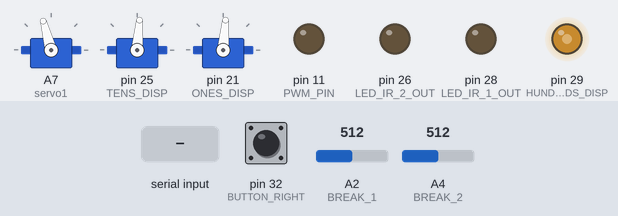
This sketch was run on a simulated Arduino Mega 2560, built with avr-gcc and run on an emulated ATmega2560. Shown: 3 × servo, output pins drawn as LEDs (lit = HIGH). Wiring (inferred from the names in the program): 2 × servo: signal pin 21 / signal pin 25. Inputs (shaded band) come from the test bench; at power-on: A2 (BREAK_1) = 512, A4 (BREAK_2) = 512, pin 32 (BUTTON_RIGHT) HIGH. Servo pulses on a pin are drawn as a servo (544–2400 µs = 0–180°); pins used as bus, display or sensor lines are not drawn.

Above: at 1.2 s.
1.3 s: A2 (BREAK_1) set to 268
2.8 s: A2 (BREAK_1) set to 238
At 4.0 s:
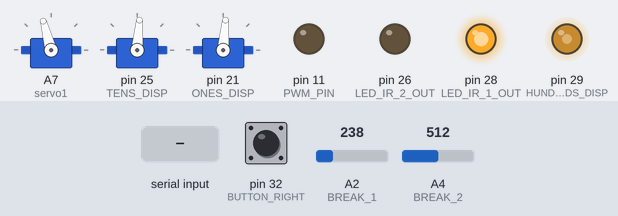
4.3 s: A4 (BREAK_2) set to 265
7.3 s: A4 (BREAK_2) set to 240
At 9.8 s:
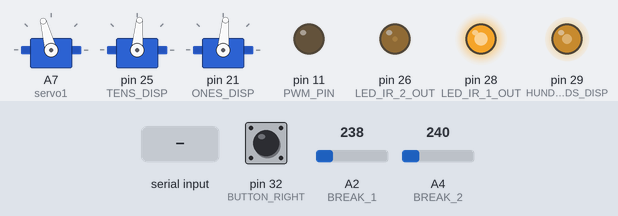
10.3 s: pin 32 (BUTTON_RIGHT) pulled LOW for 0.15 s
At 11.5 s:
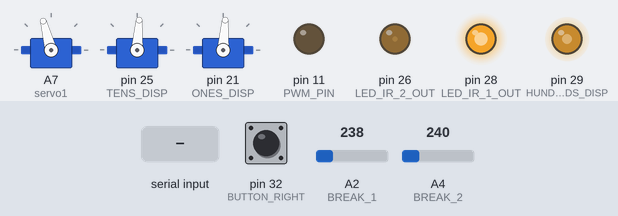
13.3 s: "1" received over Serial
At 15.7 s:
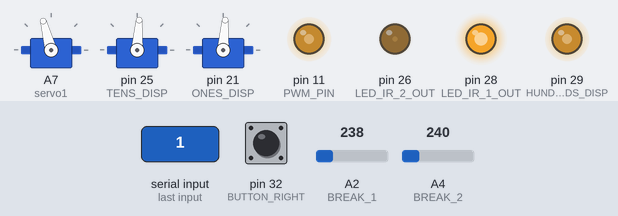
Timing chart, 0 to 17.1 s (numbered marks = the images above; inputs shaded):
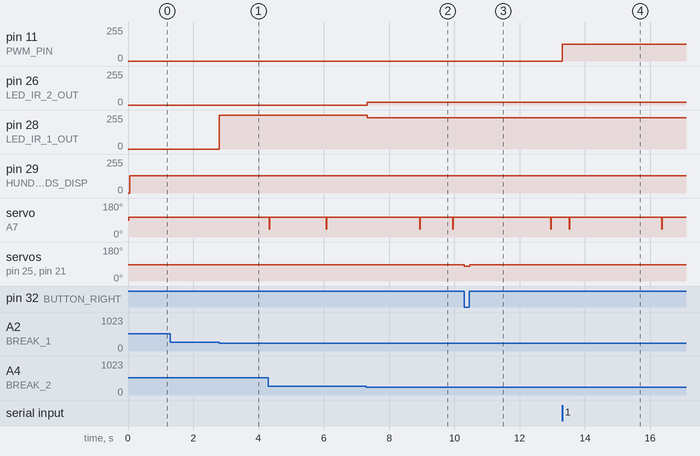

Measured:
- the behaviour switches between 255 and 254 on A2 (BREAK_1) (found by bisection; images 0 and 1)
- the behaviour switches between 255 and 254 on A4 (BREAK_2) (found by bisection; images 1 and 2)
- after the input at 1.3 s, every drawn part: stays the same
- after the input at 2.8 s, pin 28 (LED_IR_1_OUT): 0/255 → 255/255 at once
- after the input at 7.3 s, pin 26 (LED_IR_2_OUT): 0/255 → 22/255 at once; pin 28 (LED_IR_1_OUT): 255/255 → 234/255 at once; servo on A7 (servo1): alternates 105° for 0.99 s and 40° for 0.02 s, starting after 1.6 s
- after the input at 10.3 s, servo on pin 25 (TENS_DISP), servo on pin 21 (ONES_DISP): 85° → 79° at once, → 86° 0.16 s later
- after the input at 13.3 s, pin 11 (PWM_PIN): 0/255 → 125/255 at once
- by itself, servo on A7 (servo1): alternates 105° for 1.7 s and 40° for 0.02 s

The sketch:

DanPWM7Seg.ino
```cpp
#include <Servo.h>
#include <LiquidCrystal.h>

Servo servo1;

#define PWM_PIN 11
#define BREAK_1 A2
#define BREAK_2 A4
#define BUTTON_RIGHT 32
#define IR_PIN_1 34
#define IR_PIN_2 36
#define LED_IR_1_OUT 28
#define LED_IR_2_OUT 26
#define LIGHT_THRESHOLD 255
#define LIGHT_TIME 75

#define A_SSD 48
#define B_SSD 46
#define C_SSD 44
#define D_SSD 42
#define ONES_DISP 21
#define TENS_DISP 25
#define HUNDREDS_DISP 29

int v2;
long delayCount1 = 0;
long delayCount2;
int ir1Reading;
int ir2Reading;
int fingCount;
unsigned long SSD_Counter;
int SSD_Num = 1;
unsigned long flag_timer;
unsigned long flag_time;


void setup()  {
	//Yes this setup is a bit disgusting, but there's no other way to do it
	pinMode(1, OUTPUT);
	pinMode(IR_PIN_1, INPUT);
	pinMode(IR_PIN_2, INPUT);
	pinMode(BREAK_1, INPUT);
	pinMode(BREAK_2, INPUT);
	pinMode(LED_IR_1_OUT, OUTPUT);
	pinMode(LED_IR_2_OUT, OUTPUT);
	pinMode(A_SSD, OUTPUT);
	pinMode(B_SSD, OUTPUT);
	pinMode(C_SSD, OUTPUT);
	pinMode(D_SSD, OUTPUT);
	pinMode(BUTTON_RIGHT, INPUT_PULLUP);
        pinMode(ONES_DISP, OUTPUT);
        pinMode(TENS_DISP, OUTPUT);
        pinMode(HUNDREDS_DISP, OUTPUT);
	Serial.begin(9600);
	servo1.attach(A7);
	//digitalWrite(LEDTest, HIGH);

	//attachInterrupt(1, int0_isr, FALLING);

}

void loop() {

        delay(1);
        // Increment the counter quickly to allow multi-plexing for SSD
        // Use SSD_Num whenever writing to speedometer
        SSD_Counter++;
        if(SSD_Counter%2 == 0) SSD_Num = 3;
        else if(SSD_Counter%3 == 0) SSD_Num = 1;
        else SSD_Num = 2;

        writeDigits(SSD_Num, 740);

        // Read the serial input and set the track PWM
	if (Serial.available() > 0){
		char letter = Serial.read();
		if (letter == '1'){
			fingCount = 1;
                        v2 = 125;
		}
		else if (letter == '2'){
  			fingCount = 2;
                        v2 = 255;
		}
		else if (letter == '0'){
                        fingCount = 0;
                        v2 = 0;
		}
	}
       	analogWrite(PWM_PIN, v2);

        // If the button is pressed wave the flag back and forth between 40 and 105 degrees
        flag_time = millis();
	if (digitalRead(BUTTON_RIGHT) == 1) {
                flag_timer = millis();
		servo1.write(40);
	}


        if(flag_time - flag_timer > 1200 && flag_time - flag_timer < 1500){
           servo1.write(105);
        } else if(flag_time - flag_timer > 900){
          servo1.write(40);
        } else if(flag_time - flag_timer > 600){
          servo1.write(105);
        } else if(flag_time - flag_timer > 300){
             servo1.write(105);
        } else {
          servo1.write(105);
        }

	if(analogRead(BREAK_2)< LIGHT_THRESHOLD){
           digitalWrite(LED_IR_2_OUT, HIGH);
           digitalWrite(LED_IR_1_OUT,LOW);
        }
        if(analogRead(BREAK_1) < LIGHT_THRESHOLD){
          digitalWrite(LED_IR_1_OUT, HIGH);
          digitalWrite(LED_IR_2_OUT, LOW);
        }


	// Read motion sensors and set each section of LEDs
	/*delayCount2 = millis();

		if (analogRead(BREAK_1) < LIGHT_THRESHOLD){
			delay(LIGHT_TIME);
			if (analogRead(BREAK_1) < LIGHT_THRESHOLD){
				digitalWrite(LED_IR_1_OUT, HIGH);
				delayCount1 = millis();
				//digitalWrite(LED_IR_2_OUT, LOW);
			}
		}
		if ((delayCount2 - delayCount1) > 1000){
			digitalWrite(LED_IR_1_OUT, LOW);
		}*/


/*	if (analogRead(BREAK_2) < LIGHT_THRESHOLD){
		delay(LIGHT_TIME);
		if (analogRead(BREAK_1) < LIGHT_THRESHOLD){
			digitalWrite(LED_IR_2_OUT, HIGH);
			digitalWrite(LED_IR_1_OUT, LOW);
		}
	}
*/

}

/*
Description: Writes up to three numbers to separate Seven Segment Displays

Inputs
SSDNum: The Seven Segment Display being written to
number: multi digit number to be written

Outputs
-------

*/
void writeDigits(char SSDNum, char number){
        int ones, tens, hundreds, varNum;
        // Split the written number into single digits

        /*if(number >99){
          ones = number%10;
          tens = (number/10)%10;
          hundreds = number/100;
        }else if(number > 9){
          ones = number%10;
          tens = number/10;
          hundreds = 0;
        }else{
          ones = number;
          tens = 0;
          hundreds = 0;
        }*/

        ones = 0;
        tens = 4;
        hundreds = 7;

	//Decide which Seven Segment Display to write to
	// 1 = ones digit   2 = tens digit  3 = hundreds digit
	if (SSDNum == 1){
            digitalWrite(ONES_DISP, HIGH);
            digitalWrite(TENS_DISP, LOW);
            digitalWrite(HUNDREDS_DISP, LOW);
            varNum = ones;
	}
	else if (SSDNum == 2){
            digitalWrite(ONES_DISP, LOW);
            digitalWrite(TENS_DISP, HIGH);
            digitalWrite(HUNDREDS_DISP, LOW);
            varNum = tens;
	}
	else if (SSDNum == 3){
            digitalWrite(ONES_DISP, LOW);
            digitalWrite(TENS_DISP, LOW);
            digitalWrite(HUNDREDS_DISP, HIGH);
            varNum = hundreds;
	}

	// Write the numbers 0-9
	if (varNum == 1){
		digitalWrite(A_SSD, HIGH);
		digitalWrite(B_SSD, LOW);
		digitalWrite(C_SSD, LOW);
		digitalWrite(D_SSD, LOW);
	}
	else if (varNum == 2){
		digitalWrite(A_SSD, LOW);
		digitalWrite(B_SSD, HIGH);
		digitalWrite(C_SSD, LOW);
		digitalWrite(D_SSD, LOW);
	}
	else if(varNum == 3){
		digitalWrite(A_SSD, HIGH);
		digitalWrite(B_SSD, HIGH);
		digitalWrite(C_SSD, LOW);
		digitalWrite(D_SSD, LOW);
	}
	else if (varNum == 4){
		digitalWrite(A_SSD, LOW);
		digitalWrite(B_SSD, LOW);
		digitalWrite(C_SSD, HIGH);
		digitalWrite(D_SSD, LOW);
	}
	else if (varNum == 5){
		digitalWrite(A_SSD, HIGH);
		digitalWrite(B_SSD, LOW);
		digitalWrite(C_SSD, HIGH);
		digitalWrite(D_SSD, LOW);
	}
	else if (varNum == 6){
		digitalWrite(A_SSD, LOW);
		digitalWrite(B_SSD, HIGH);
		digitalWrite(C_SSD, HIGH);
		digitalWrite(D_SSD, LOW);
	}
	else if (varNum == 7){
		digitalWrite(A_SSD, HIGH);
		digitalWrite(B_SSD, HIGH);
		digitalWrite(C_SSD, HIGH);
		digitalWrite(D_SSD, LOW);
	}
	else if (varNum == 8){
		digitalWrite(A_SSD, LOW);
		digitalWrite(B_SSD, LOW);
		digitalWrite(C_SSD, LOW);
		digitalWrite(D_SSD, HIGH);
	}
	else if (varNum == 9){
		digitalWrite(A_SSD, HIGH);
		digitalWrite(B_SSD, LOW);
		digitalWrite(C_SSD, LOW);
		digitalWrite(D_SSD, HIGH);
	}
	else if (varNum == 0){
		digitalWrite(A_SSD, LOW);
		digitalWrite(B_SSD, LOW);
		digitalWrite(C_SSD, LOW);
		digitalWrite(D_SSD, LOW);
	}
}
```
